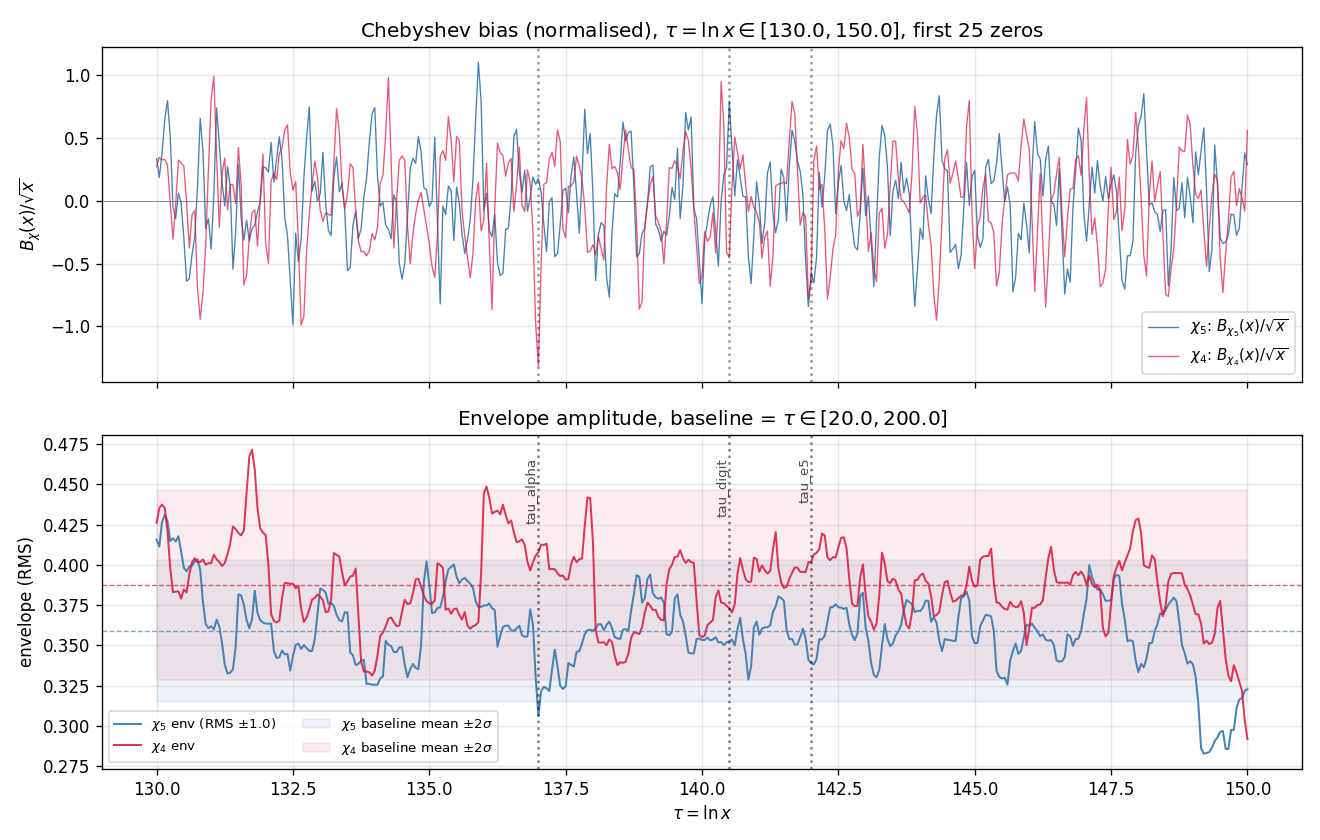

Python code for this plot:
# density_transition_scan.py - explicit-formula scan over tau in [130, 150]
# Bootstrap Universe Programme - density transition brief (5 May 2026)
#
# Standalone:
#   python density_transition_scan.py [--tau-min 130] [--tau-max 150]
#
# Computes the normalised Chebyshev bias
#     B_chi(x) / sqrt(x) = psi_pred(x, chi) / sqrt(x)
#                       = -2 Sum_n [(1/2) cos(g_n tau) + g_n sin(g_n tau)] / (1/4 + g_n^2)
# at tau = ln x, for chi_5 and chi_4 using the first 25 zeros of L(s, chi).
#
# Status: this is the EXPLICIT-FORMULA PREDICTION over tau in [130, 150]. No
# direct prime enumeration is possible at these scales (x in [e^130, e^150]).
# The curve is by construction a smooth quasi-periodic function in tau; the
# only "fingerprints" detectable here are envelope/beat features arising from
# interference of the lowest L(s, chi) zeros. Such features are statements
# about the L-function zero spectrum, not about a prime-distribution
# transition (no observation possible at these tau).
#
# Programme-relevant tau:
#   tau_alpha = 137    (PNT density 1/ln N = 1/137 = alpha)
#   tau_digit = 140.5  (10^61 ~ e^140.5, first digital boundary)
#   tau_e5    = 142    (e^5 past alpha-density, closure scale)
#
# Diagnostics:
#   - Rolling-RMS envelope of B_norm over scan and baseline windows
#   - Baseline mean / std for envelope amplitude
#   - z-scores at programme-relevant tau (descriptive, NOT a strict p-value:
#     the baseline envelope is quasi-periodic, not Gaussian)
#   - Top-K envelope extrema in scan window
#   - Cross-character (chi_4) for comparison

import argparse
import csv
import time
from pathlib import Path

import numpy as np

from lchi5_zeros import get_zeros
from density_lchi5 import LCHI4_ZEROS_25


# ---------- Programme-relevant tau ----------

TAU_ALPHA = 137.0       # PNT density 1/ln N = 1/137
TAU_DIGIT = 140.5       # 10^61 ~ e^140.5 first digital boundary
TAU_E5    = 142.0       # e^5 past alpha-density

PROGRAMME_TAU = [
    (TAU_ALPHA, 'tau_alpha (e^137, alpha-density)'),
    (TAU_DIGIT, 'tau_digit (10^61 ~ e^140.5)'),
    (TAU_E5,    'tau_e5    (e^142, closure scale)'),
]


# ---------- Spectral prediction ----------

def B_norm(tau, gammas):
    """
    Normalised Chebyshev bias amplitude:
        B_chi(x) / sqrt(x) at x = e^tau, leading explicit-formula term
        B_norm(tau) = -2 Sum_n [(1/2) cos(g_n tau) + g_n sin(g_n tau)] / (1/4 + g_n^2)
    Real-character sign convention follows psi_pred / sqrt(x) as in
    explicit_formula_lchi5.predict_psi_chi5.

    tau    : array-like, shape (M,) or scalar.
    gammas : array-like, shape (N,), positive imaginary parts of zeros.
    Returns: array shape (M,).
    """
    tau_arr = np.atleast_1d(tau).astype(np.float64)
    g = np.asarray(gammas, dtype=np.float64)
    angle = np.outer(tau_arr, g)                       # (M, N)
    contrib = (0.5 * np.cos(angle) + g * np.sin(angle)) / (0.25 + g * g)
    return -2.0 * contrib.sum(axis=1)


def rolling_rms(y, window_pts):
    """
    RMS in a centred window of `window_pts` samples (must be odd).
    Reflective edge padding so boundary samples aren't biased low.
    """
    if window_pts <= 1:
        return np.abs(y).copy()
    if window_pts % 2 == 0:
        raise ValueError('window_pts must be odd')
    pad = window_pts // 2
    y_pad = np.pad(y, pad, mode='reflect')
    kernel = np.ones(window_pts, dtype=np.float64) / window_pts
    rms_sq = np.convolve(y_pad ** 2, kernel, mode='valid')
    return np.sqrt(rms_sq)


# ---------- Probe diagnostics ----------

def envelope_at(tau_grid, env, tau_target):
    """Envelope value at the grid point nearest tau_target."""
    if not (tau_grid[0] <= tau_target <= tau_grid[-1]):
        return None
    idx = int(np.argmin(np.abs(tau_grid - tau_target)))
    return idx, float(tau_grid[idx]), float(env[idx])


def local_stats(tau_grid, env, tau_target, dtau_local):
    """Local-window stats around tau_target."""
    mask = np.abs(tau_grid - tau_target) <= dtau_local
    if not mask.any():
        return None
    band = env[mask]
    return {
        'n': int(mask.sum()),
        'mean': float(band.mean()),
        'std': float(band.std(ddof=1)) if mask.sum() > 1 else float('nan'),
        'min': float(band.min()),
        'max': float(band.max()),
    }


def top_k_extrema(tau_grid, env, k=5):
    """Top-k envelope peaks and bottom-k troughs (by value)."""
    idx_sort = np.argsort(env)
    troughs = [(float(tau_grid[i]), float(env[i])) for i in idx_sort[:k]]
    peaks = [(float(tau_grid[i]), float(env[i])) for i in idx_sort[-k:][::-1]]
    return peaks, troughs


# ---------- Plotting ----------

def plot_scan(tau_scan, B5_scan, B4_scan, env5_scan, env4_scan,
              m5, s5, m4, s4, args, outdir):
    try:
        import matplotlib
        matplotlib.use('Agg')
        import matplotlib.pyplot as plt
    except ImportError:
        return None

    fig, axes = plt.subplots(2, 1, figsize=(11, 7), sharex=True)

    # Panel 1: B_norm raw oscillations
    ax = axes[0]
    ax.axhline(0, color='gray', lw=0.5)
    ax.plot(tau_scan, B5_scan, color='steelblue', lw=0.8,
            label=r'$\chi_5$: $B_{\chi_5}(x)/\sqrt{x}$')
    ax.plot(tau_scan, B4_scan, color='crimson', lw=0.8, alpha=0.7,
            label=r'$\chi_4$: $B_{\chi_4}(x)/\sqrt{x}$')
    for tt, _ in PROGRAMME_TAU:
        if args.tau_min <= tt <= args.tau_max:
            ax.axvline(tt, color='k', ls=':', alpha=0.4)
    ax.set_ylabel(r'$B_\chi(x)/\sqrt{x}$')
    ax.set_title(r'Chebyshev bias (normalised), $\tau = \ln x \in '
                 fr'[{args.tau_min}, {args.tau_max}]$, first {args.n_zeros} zeros')
    ax.legend(loc='best', fontsize=9)
    ax.grid(True, alpha=0.3)

    # Panel 2: rolling-RMS envelope vs baseline mean/2-sigma band
    ax = axes[1]
    ax.plot(tau_scan, env5_scan, color='steelblue', lw=1.2,
            label=fr'$\chi_5$ env (RMS $\pm{args.window_tau}$)')
    ax.plot(tau_scan, env4_scan, color='crimson', lw=1.2, alpha=0.85,
            label=fr'$\chi_4$ env')
    ax.axhline(m5, color='steelblue', ls='--', lw=0.8, alpha=0.7)
    ax.fill_between(tau_scan, m5 - 2 * s5, m5 + 2 * s5, color='steelblue',
                    alpha=0.10, label=r'$\chi_5$ baseline mean $\pm 2\sigma$')
    ax.axhline(m4, color='crimson', ls='--', lw=0.8, alpha=0.7)
    ax.fill_between(tau_scan, m4 - 2 * s4, m4 + 2 * s4, color='crimson',
                    alpha=0.08, label=r'$\chi_4$ baseline mean $\pm 2\sigma$')
    for tt, lbl in PROGRAMME_TAU:
        if args.tau_min <= tt <= args.tau_max:
            ax.axvline(tt, color='k', ls=':', alpha=0.5)
            ax.text(tt, ax.get_ylim()[1] * 0.97,
                    lbl.split(' ')[0],
                    rotation=90, va='top', ha='right', fontsize=8, alpha=0.7)
    ax.set_xlabel(r'$\tau = \ln x$')
    ax.set_ylabel('envelope (RMS)')
    ax.set_title(fr'Envelope amplitude, baseline = $\tau \in '
                 fr'[{args.baseline_min}, {args.baseline_max}]$')
    ax.legend(loc='best', fontsize=8, ncol=2)
    ax.grid(True, alpha=0.3)

    fig.tight_layout()
    out = outdir / 'density_transition_scan.png'
    fig.savefig(out, dpi=120)
    plt.close(fig)
    return out


def plot_baseline_context(tau_base, env5_base, env4_base, m5, m4, args, outdir):
    try:
        import matplotlib
        matplotlib.use('Agg')
        import matplotlib.pyplot as plt
    except ImportError:
        return None

    fig, ax = plt.subplots(figsize=(12, 4.5))
    ax.plot(tau_base, env5_base, color='steelblue', lw=0.7, alpha=0.85,
            label=r'$\chi_5$ envelope')
    ax.plot(tau_base, env4_base, color='crimson', lw=0.7, alpha=0.7,
            label=r'$\chi_4$ envelope')
    ax.axhline(m5, color='steelblue', ls='--', lw=0.8, alpha=0.7)
    ax.axhline(m4, color='crimson', ls='--', lw=0.8, alpha=0.7)
    ax.axvspan(args.tau_min, args.tau_max, color='gray', alpha=0.18,
               label='scan window [130, 150]')
    for tt, _ in PROGRAMME_TAU:
        ax.axvline(tt, color='k', ls=':', alpha=0.4)
    ax.set_xlabel(r'$\tau = \ln x$')
    ax.set_ylabel('envelope (RMS)')
    ax.set_title(fr'Envelope across baseline window $\tau \in '
                 fr'[{args.baseline_min}, {args.baseline_max}]$')
    ax.legend(loc='best', fontsize=9)
    ax.grid(True, alpha=0.3)
    fig.tight_layout()
    out = outdir / 'density_transition_baseline.png'
    fig.savefig(out, dpi=120)
    plt.close(fig)
    return out


# ---------- Main ----------

def main():
    parser = argparse.ArgumentParser(
        description='Explicit-formula scan over tau in [130, 150] for '
                    'chi_5 and chi_4, with envelope diagnostics.')
    parser.add_argument('--tau-min', type=float, default=130.0)
    parser.add_argument('--tau-max', type=float, default=150.0)
    parser.add_argument('--dtau', type=float, default=0.05,
                        help='Sample spacing in tau (default 0.05)')
    parser.add_argument('--baseline-min', type=float, default=20.0)
    parser.add_argument('--baseline-max', type=float, default=200.0)
    parser.add_argument('--window-tau', type=float, default=1.0,
                        help='Rolling-RMS half-width in tau-units (default 1.0)')
    parser.add_argument('--probe-tau', type=float, default=2.0,
                        help='Probe local-stats half-width (default 2.0)')
    parser.add_argument('--n-zeros', type=int, default=25)
    parser.add_argument('--dps', type=int, default=30)
    parser.add_argument('--outdir', type=str, default=None)
    args = parser.parse_args()

    here = Path(__file__).parent
    outdir = Path(args.outdir) if args.outdir else here
    outdir.mkdir(parents=True, exist_ok=True)

    print('=' * 72)
    print('DENSITY TRANSITION SCAN  (Mr Code brief, 5 May 2026)')
    print('  Explicit-formula prediction of B_chi(x)/sqrt(x) over tau = ln x')
    print(f'  Scan window:     tau in [{args.tau_min}, {args.tau_max}], '
          f'dtau = {args.dtau}')
    print(f'  Baseline window: tau in [{args.baseline_min}, {args.baseline_max}]')
    print(f'  N zeros = {args.n_zeros} per character')
    print('=' * 72)

    # --- Zeros ---
    print('\n--- Zero data ---')
    print(f'  chi_5: refining {args.n_zeros} zeros at dps = {args.dps}...')
    t0 = time.time()
    g5_mp = get_zeros(n=args.n_zeros, dps=args.dps, validate=True, verbose=False)
    g5 = np.array([float(z) for z in g5_mp], dtype=np.float64)
    print(f'    done in {time.time() - t0:.1f}s; '
          f'gamma_1 = {g5[0]:.4f}, gamma_N = {g5[-1]:.4f}')

    g4 = np.array(LCHI4_ZEROS_25, dtype=np.float64)
    if args.n_zeros < len(g4):
        g4 = g4[:args.n_zeros]
    print(f'  chi_4: using {len(g4)} LMFDB zeros at 4-decimal precision')
    print(f'    gamma_1 = {g4[0]:.4f}, gamma_N = {g4[-1]:.4f}')

    # --- Tau grids ---
    n_scan = int(round((args.tau_max - args.tau_min) / args.dtau)) + 1
    tau_scan = np.linspace(args.tau_min, args.tau_max, n_scan)

    n_base = int(round((args.baseline_max - args.baseline_min) / args.dtau)) + 1
    tau_base = np.linspace(args.baseline_min, args.baseline_max, n_base)

    print(f'\n--- Grids ---')
    print(f'  scan:     {n_scan} samples over tau in '
          f'[{args.tau_min}, {args.tau_max}]')
    print(f'  baseline: {n_base} samples over tau in '
          f'[{args.baseline_min}, {args.baseline_max}]')

    # --- Compute B_norm ---
    print('\n--- Computing B_norm = B_chi(x)/sqrt(x) ---')
    t0 = time.time()
    B5_scan = B_norm(tau_scan, g5)
    B5_base = B_norm(tau_base, g5)
    B4_scan = B_norm(tau_scan, g4)
    B4_base = B_norm(tau_base, g4)
    print(f'  done in {time.time() - t0:.2f}s')

    # --- Envelope (rolling RMS) ---
    window_pts = int(round(2.0 * args.window_tau / args.dtau))
    if window_pts % 2 == 0:
        window_pts += 1
    print(f'\n--- Rolling-RMS envelope ---')
    print(f'  window full-width = {2 * args.window_tau} tau-units = '
          f'{window_pts} samples')

    env5_scan = rolling_rms(B5_scan, window_pts)
    env5_base = rolling_rms(B5_base, window_pts)
    env4_scan = rolling_rms(B4_scan, window_pts)
    env4_base = rolling_rms(B4_base, window_pts)

    # --- Baseline statistics ---
    m5 = float(env5_base.mean())
    s5 = float(env5_base.std(ddof=1))
    m4 = float(env4_base.mean())
    s4 = float(env4_base.std(ddof=1))

    print(f'\n--- Baseline envelope statistics (tau in '
          f'[{args.baseline_min}, {args.baseline_max}]) ---')
    print(f'  chi_5: mean = {m5:.4f}, std = {s5:.4f}, '
          f'range [{env5_base.min():.4f}, {env5_base.max():.4f}]')
    print(f'  chi_4: mean = {m4:.4f}, std = {s4:.4f}, '
          f'range [{env4_base.min():.4f}, {env4_base.max():.4f}]')
    print(f'  note: baseline excludes scan window? {"yes" if args.baseline_max < args.tau_min or args.baseline_min > args.tau_max else "no (overlaps)"}')

    # --- Probe at programme-relevant tau ---
    print(f'\n--- Probe at programme-relevant tau ---')
    print(f'  z = (env(tau) - baseline_mean) / baseline_std')
    print(f'  z is DESCRIPTIVE: baseline envelope is quasi-periodic, not Gaussian.')

    probe_records = []   # for CSV
    for chi_name, env_scan, m, s in [
        ('chi_5', env5_scan, m5, s5),
        ('chi_4', env4_scan, m4, s4),
    ]:
        print(f'\n  {chi_name}:')
        for t_target, label in PROGRAMME_TAU:
            r = envelope_at(tau_scan, env_scan, t_target)
            if r is None:
                continue
            idx, t_actual, val = r
            z = (val - m) / s if s > 0 else float('nan')
            ls = local_stats(tau_scan, env_scan, t_target, args.probe_tau)
            print(f'    {label:<32s}: env = {val:.4f}, z = {z:+.2f}  '
                  f'(local-{args.probe_tau} mean = {ls["mean"]:.4f}, '
                  f'range [{ls["min"]:.4f}, {ls["max"]:.4f}])')
            probe_records.append({
                'character': chi_name,
                'tau_target': t_target,
                'tau_actual': t_actual,
                'env': val,
                'baseline_mean': m,
                'baseline_std': s,
                'z': z,
                'local_mean': ls['mean'],
                'local_std': ls['std'],
                'local_min': ls['min'],
                'local_max': ls['max'],
            })

    # --- Top-K extrema in scan window ---
    print(f'\n--- Envelope extrema in scan window [{args.tau_min}, {args.tau_max}] ---')
    for chi_name, env_scan in [('chi_5', env5_scan), ('chi_4', env4_scan)]:
        peaks, troughs = top_k_extrema(tau_scan, env_scan, k=5)
        print(f'  {chi_name}: top-5 peaks    {[(round(t, 2), round(v, 3)) for t, v in peaks]}')
        print(f'  {chi_name}: top-5 troughs  {[(round(t, 2), round(v, 3)) for t, v in troughs]}')

    # --- Compare envelope at programme-tau across the FULL baseline ---
    # How extreme is the scan-window envelope at programme tau, vs the entire
    # baseline tau distribution?  Quantile-based, distribution-free.
    print(f'\n--- Quantile of programme-tau envelope vs baseline distribution ---')
    print(f'  rank in baseline = fraction of baseline samples with env <= probe value')
    for chi_name, env_scan, env_base in [
        ('chi_5', env5_scan, env5_base),
        ('chi_4', env4_scan, env4_base),
    ]:
        print(f'\n  {chi_name}:')
        for t_target, label in PROGRAMME_TAU:
            r = envelope_at(tau_scan, env_scan, t_target)
            if r is None:
                continue
            _, _, val = r
            rank = float(np.mean(env_base <= val))
            print(f'    {label:<32s}: env = {val:.4f}, '
                  f'baseline-rank = {rank:.3f}  '
                  f'({"extreme" if rank < 0.05 or rank > 0.95 else "typical"})')

    # --- CSVs ---
    csv_scan = outdir / 'density_transition_scan.csv'
    with open(csv_scan, 'w', newline='') as f:
        w = csv.writer(f)
        w.writerow(['tau', 'B_norm_chi5', 'env_rms_chi5',
                    'B_norm_chi4', 'env_rms_chi4'])
        for t, b5, e5, b4, e4 in zip(tau_scan, B5_scan, env5_scan,
                                     B4_scan, env4_scan):
            w.writerow([f'{t:.4f}', f'{b5:.6f}', f'{e5:.6f}',
                        f'{b4:.6f}', f'{e4:.6f}'])
    print(f'\n  wrote {csv_scan.name}')

    csv_base = outdir / 'density_transition_baseline.csv'
    with open(csv_base, 'w', newline='') as f:
        w = csv.writer(f)
        w.writerow(['tau', 'B_norm_chi5', 'env_rms_chi5',
                    'B_norm_chi4', 'env_rms_chi4'])
        for t, b5, e5, b4, e4 in zip(tau_base, B5_base, env5_base,
                                     B4_base, env4_base):
            w.writerow([f'{t:.4f}', f'{b5:.6f}', f'{e5:.6f}',
                        f'{b4:.6f}', f'{e4:.6f}'])
    print(f'  wrote {csv_base.name}')

    csv_probe = outdir / 'density_transition_probes.csv'
    with open(csv_probe, 'w', newline='') as f:
        w = csv.writer(f)
        w.writerow(['character', 'tau_target', 'tau_actual', 'env',
                    'baseline_mean', 'baseline_std', 'z',
                    'local_mean', 'local_std', 'local_min', 'local_max'])
        for r in probe_records:
            w.writerow([r['character'], f'{r["tau_target"]:.4f}',
                        f'{r["tau_actual"]:.4f}', f'{r["env"]:.6f}',
                        f'{r["baseline_mean"]:.6f}', f'{r["baseline_std"]:.6f}',
                        f'{r["z"]:+.4f}', f'{r["local_mean"]:.6f}',
                        f'{r["local_std"]:.6f}', f'{r["local_min"]:.6f}',
                        f'{r["local_max"]:.6f}'])
    print(f'  wrote {csv_probe.name}')

    # --- Plots ---
    p1 = plot_scan(tau_scan, B5_scan, B4_scan, env5_scan, env4_scan,
                   m5, s5, m4, s4, args, outdir)
    if p1:
        print(f'  wrote {p1.name}')
    p2 = plot_baseline_context(tau_base, env5_base, env4_base, m5, m4,
                               args, outdir)
    if p2:
        print(f'  wrote {p2.name}')

    print('\n' + '=' * 72)
    print('SCAN COMPLETE')
    print('=' * 72)


if __name__ == '__main__':
    main()
